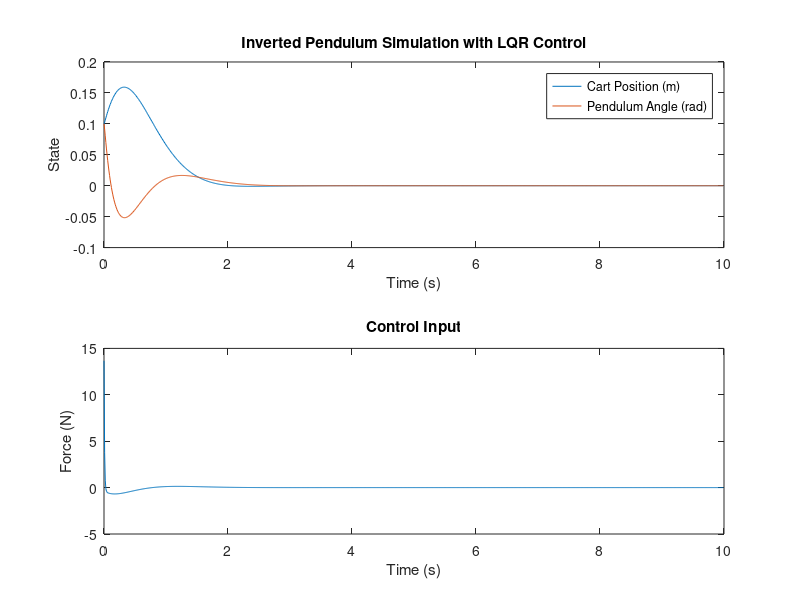

The MATLAB source for this figure:
% Inverted Pendulum Simulation in Octave with LQR Control

% System Parameters
m = 0.2;    % mass of the pendulum (kg)
M = 0.5;    % mass of the cart (kg)
l = 0.3;    % length to pendulum center of mass (m)
g = 9.81;   % gravity (m/s^2)

% State-Space Representation
A = [0 1 0 0;
     0 0 -(m*g/M) 0;
     0 0 0 1;
     0 0 ((M+m)*g/(M*l)) 0];

B = [0;
     1/M;
     0;
     -1/(M*l)];

C = eye(4);
D = zeros(4,1);

% Manual LQR Implementation in Octave
% Solve Riccati equation manually since Octave does not have lqr()
% P is obtained by solving continuous-time algebraic Riccati equation
Q = diag([10, 1, 10, 1]);
R = 0.01;
[P, ~, ~] = care(A, B, Q, R);
K = inv(R) * B' * P;   % LQR gain

% Initial Conditions
x0 = [0.1; 0; 0.1; 0];  % Initial state [cart_pos; cart_vel; pend_angle; pend_ang_vel]

% Simulation Setup
ts = 0.01;               % Sampling time
T = 10;                  % Total simulation time
N = T/ts;                % Number of time steps

x = x0;
x_history = zeros(4, N);
u_history = zeros(1, N);

t = 0:ts:T-ts;

for k = 1:N
    u = -K * x;           % LQR control law
    x_dot = A*x + B*u;    % State derivatives
    x = x + x_dot * ts;   % State update using Euler method
    x_history(:, k) = x;
    u_history(k) = u;
end

% Plotting Results
figure;
subplot(2,1,1);
plot(t, x_history(1,:), t, x_history(3,:));
title('Cart Position and Pendulum Angle');
xlabel('Time (s)');
ylabel('State');
legend('Cart Position (m)', 'Pendulum Angle (rad)');

title('Inverted Pendulum Simulation with LQR Control');

subplot(2,1,2);
plot(t, u_history);
title('Control Input');
xlabel('Time (s)');
ylabel('Force (N)');

